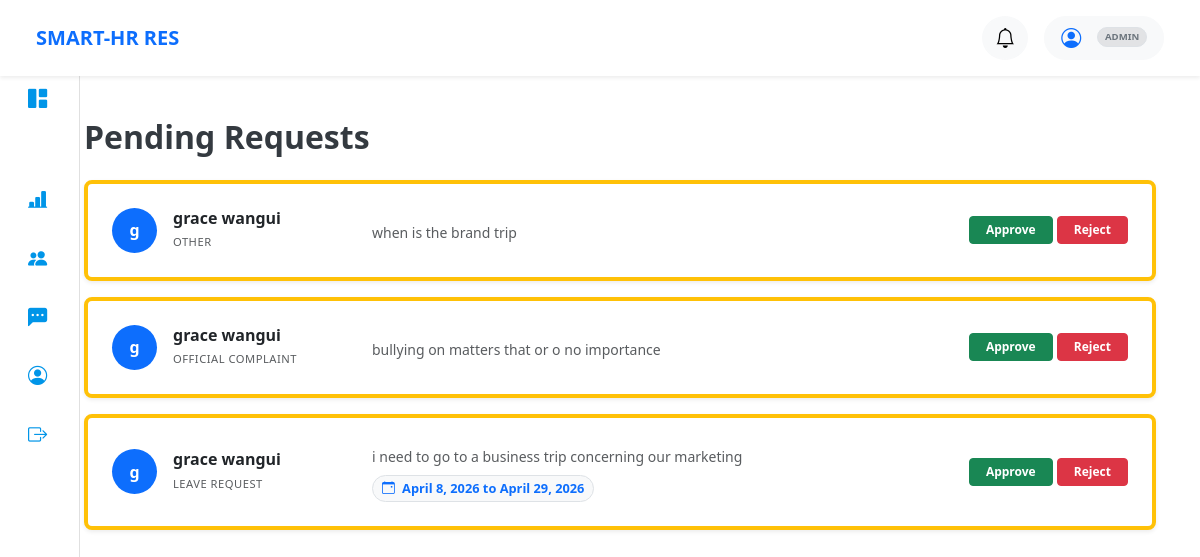
Page /tickets/review/ (signed in) on the earlier database version.
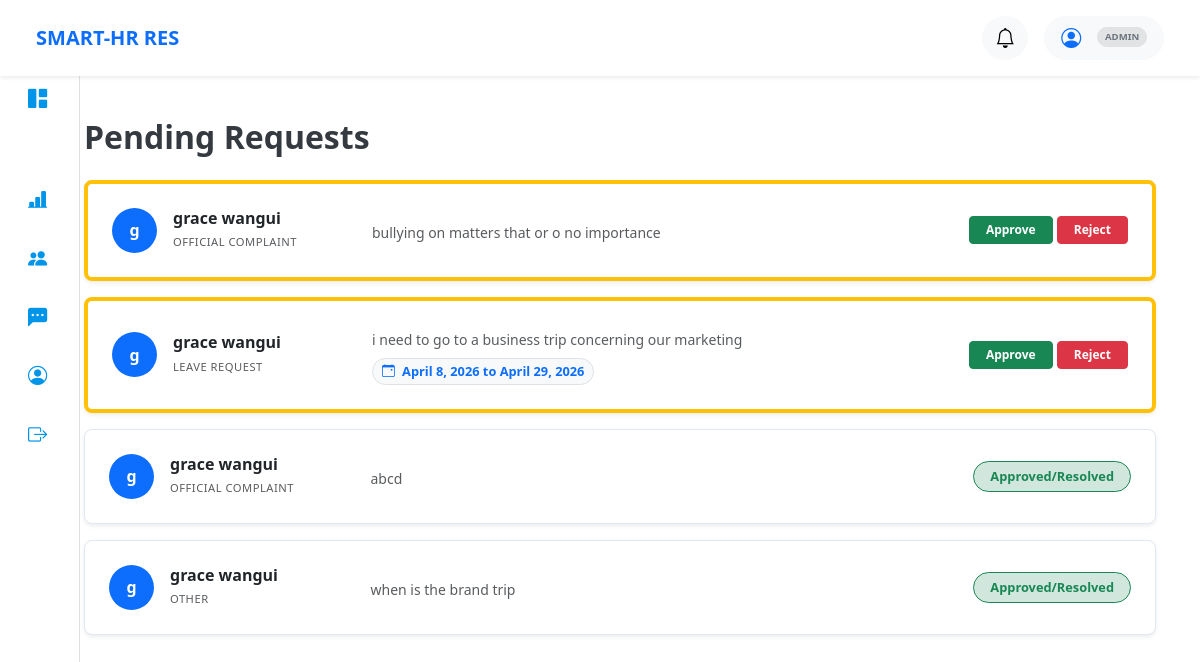
Same page on the later database version.
### core/models.py (models this page shows, shortened)
class Ticket(models.Model):
    employee = models.ForeignKey(Employee, on_delete=models.CASCADE, related_name='tickets')
    category = models.CharField(max_length=20, choices=TICKET_TYPES, default='leave')
    status = models.CharField(max_length=20, choices=TICKET_STATUS, default='pending')
    subject = models.CharField(max_length=200)
    description = models.TextField()
    start_date = models.DateField(null=True, blank=True)
    end_date = models.DateField(null=True, blank=True)
    created_at = models.DateTimeField(auto_now_add=True)
    admin_comment = models.TextField(null=True, blank=True, help_text="Reason for rejection or approval notes")
    is_confidential = models.BooleanField(default=False, help_text="Hide from Department Managers")

class Employee(models.Model):
    user = models.OneToOneField(
        settings.AUTH_USER_MODEL,
        on_delete=models.CASCADE,
        related_name='employee'
    )
    department = models.ForeignKey(
        Department,
        on_delete=models.SET_NULL,
        null=True,
        blank=True,
        related_name='employees'
    )
    position = models.CharField(max_length=200)

class CustomUser(AbstractUser):
    ROLE_CHOICES = (
        ('admin', 'HR / Admin'),
        ('manager', 'Department Manager'),
        ('employee', 'Employee'),
    )
    role = models.CharField(
        max_length=10,
        choices=ROLE_CHOICES,
        default='employee'
    )

### core/views.py (the view, shortened to what this page needs)
# urls.py: path('tickets/review/', views.review_tickets, name='review_tickets'),
@role_required(['admin', 'hr'])
def review_tickets(request):
    tickets = Ticket.objects.all().annotate(
        priority=Case(
            When(status='pending', then=Value(1)),
            When(status='approved', then=Value(2)),
            When(status='rejected', then=Value(3)),
            default=Value(4),
            output_field=IntegerField(),
        )
    ).order_by('priority', '-created_at') # Priority first, then newest first
    return render(request, 'core/review_tickets.html', {'tickets': tickets})

### core/templates/core/review_tickets.html (shortened to what this page needs)
{% extends 'base.html' %}
{% block content %}
<div class="container review-container py-5">
    <h2 class="fw-bold mb-4">Pending Requests</h2>
    {% for ticket in tickets %}
    <div class="review-card mb-3 p-4 bg-white shadow-sm rounded-3 {% if ticket.status == 'pending' %}border-start border-warning border-4{% endif %}">
        <div class="row align-items-center">
            <div class="col-md-3">
                <div class="d-flex align-items-center">
                    <div class="avatar-circle me-3 bg-primary text-white d-flex align-items-center justify-content-center rounded-circle" style="width: 45px; height: 45px; font-weight: bold;">
                        {{ ticket.employee.user.first_name|slice:":1" }}
                    </div>
                    <div>
                        <h6 class="mb-0 fw-bold">{{ ticket.employee.user.get_full_name }}</h6>
                        <small class="text-muted text-uppercase" style="font-size: 0.7rem; letter-spacing: 0.5px;">{{ ticket.get_category_display }}</small>
                    </div>
                </div>
            </div>
            <div class="col-md-5">
                <p class="small text-muted mb-0">{{ ticket.description|truncatechars:100 }}</p>
                {% if ticket.category == 'leave' %}
                    <span class="badge bg-light text-primary border mt-2">
                        <i class="bi bi-calendar-event me-1"></i> {{ ticket.start_date }} to {{ ticket.end_date }}
                    </span>
                {% endif %}
            </div>
<div class="col-md-4 text-end">
                {% if ticket.status == 'pending' %}
                    <form method="POST" class="d-inline">
                        <button type="submit" class="btn btn-success btn-sm px-3 fw-bold">Approve</button>
                    </form>
                    <button type="button" class="btn btn-danger btn-sm px-3 fw-bold" data-bs-toggle="modal" data-bs-target="#rejectModal{{ ticket.id }}">
                        Reject
                    </button>
                {% else %}
                    <span class="badge rounded-pill px-3 py-2 border {% if ticket.status == 'approved' %}bg-success-subtle text-success border-success{% else %}bg-danger-subtle text-danger border-danger{% endif %}">
                        {{ ticket.get_status_display }}
                    </span>
                {% endif %}
            </div>
        </div>
        </div>
         {% endfor %}
{% endblock %}

Differences in the rows shown:
added Ticket: employee.user.first_name "g", employee.user.get_full_name "grace wangui", category "OFFICIAL COMPLAINT", description "abcd", status "Approved/Resolved"
changed Ticket "when is the brand trip": status (not shown) → "Approved/Resolved"; no longer shows "Approve Reject"; moves down the list
